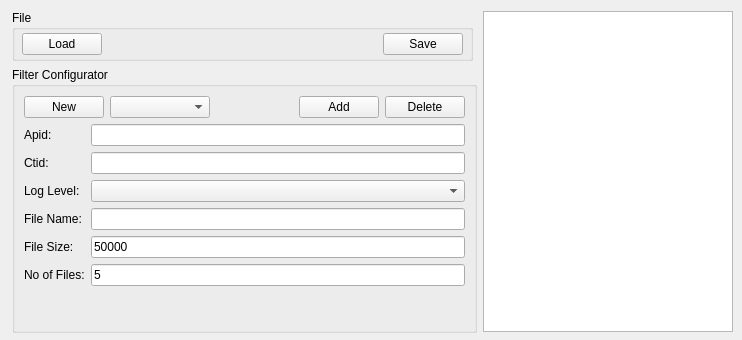
<?xml version="1.0" encoding="UTF-8"?>
<ui version="4.0">
 <class>LogstorageConfigCreatorForm</class>
 <widget class="QWidget" name="LogstorageConfigCreatorForm">
  <property name="geometry">
   <rect>
    <x>0</x>
    <y>0</y>
    <width>742</width>
    <height>340</height>
   </rect>
  </property>
  <property name="minimumSize">
   <size>
    <width>742</width>
    <height>340</height>
   </size>
  </property>
  <property name="maximumSize">
   <size>
    <width>742</width>
    <height>340</height>
   </size>
  </property>
  <property name="windowTitle">
   <string>Form</string>
  </property>
  <widget class="QWidget" name="">
   <property name="geometry">
    <rect>
     <x>12</x>
     <y>10</y>
     <width>721</width>
     <height>323</height>
    </rect>
   </property>
   <layout class="QHBoxLayout" name="horizontalLayout_2">
    <item>
     <layout class="QVBoxLayout" name="verticalLayout_2">
      <item>
       <widget class="QGroupBox" name="groupBox_2">
        <property name="minimumSize">
         <size>
          <width>461</width>
          <height>51</height>
         </size>
        </property>
        <property name="maximumSize">
         <size>
          <width>461</width>
          <height>51</height>
         </size>
        </property>
        <property name="title">
         <string>File</string>
        </property>
        <widget class="QWidget" name="layoutWidget">
         <property name="geometry">
          <rect>
           <x>10</x>
           <y>20</y>
           <width>441</width>
           <height>29</height>
          </rect>
         </property>
         <layout class="QHBoxLayout" name="horizontalLayout_3">
          <item>
           <widget class="QPushButton" name="pushButton_LoadFile">
            <property name="toolTip">
             <string>Load a configuration file</string>
            </property>
            <property name="text">
             <string>Load</string>
            </property>
           </widget>
          </item>
          <item>
           <spacer name="horizontalSpacer_2">
            <property name="orientation">
             <enum>Qt::Horizontal</enum>
            </property>
            <property name="sizeHint" stdset="0">
             <size>
              <width>258</width>
              <height>20</height>
             </size>
            </property>
           </spacer>
          </item>
          <item>
           <widget class="QPushButton" name="pushButton_SaveFile">
            <property name="text">
             <string>Save</string>
            </property>
           </widget>
          </item>
         </layout>
        </widget>
       </widget>
      </item>
      <item>
       <widget class="QGroupBox" name="groupBox">
        <property name="minimumSize">
         <size>
          <width>461</width>
          <height>215</height>
         </size>
        </property>
        <property name="maximumSize">
         <size>
          <width>16777215</width>
          <height>16777215</height>
         </size>
        </property>
        <property name="title">
         <string>Filter Configurator</string>
        </property>
        <layout class="QVBoxLayout" name="verticalLayout">
         <item>
          <layout class="QHBoxLayout" name="horizontalLayout">
           <item>
            <widget class="QPushButton" name="pushButton_New">
             <property name="toolTip">
              <string>New filter configuration</string>
             </property>
             <property name="text">
              <string>New</string>
             </property>
            </widget>
           </item>
           <item>
            <widget class="QComboBox" name="comboBox_filter">
             <property name="minimumSize">
              <size>
               <width>100</width>
               <height>0</height>
              </size>
             </property>
             <property name="toolTip">
              <string>Shows currently edited filter</string>
             </property>
            </widget>
           </item>
           <item>
            <spacer name="horizontalSpacer_3">
             <property name="orientation">
              <enum>Qt::Horizontal</enum>
             </property>
             <property name="sizeHint" stdset="0">
              <size>
               <width>40</width>
               <height>20</height>
              </size>
             </property>
            </spacer>
           </item>
           <item>
            <widget class="QPushButton" name="pushButton_Add">
             <property name="toolTip">
              <string>Add filter to configuration</string>
             </property>
             <property name="text">
              <string>Add</string>
             </property>
            </widget>
           </item>
           <item>
            <widget class="QPushButton" name="pushButton_Delete">
             <property name="toolTip">
              <string>Delete filter from configuration</string>
             </property>
             <property name="text">
              <string>Delete</string>
             </property>
            </widget>
           </item>
          </layout>
         </item>
         <item>
          <layout class="QFormLayout" name="formLayout">
           <item row="0" column="0">
            <widget class="QLabel" name="label">
             <property name="toolTip">
              <string>Application Identifier</string>
             </property>
             <property name="text">
              <string>Apid:</string>
             </property>
            </widget>
           </item>
           <item row="0" column="1">
            <widget class="QLineEdit" name="lineEdit_apid"/>
           </item>
           <item row="1" column="0">
            <widget class="QLabel" name="label_2">
             <property name="toolTip">
              <string>Context Identifier</string>
             </property>
             <property name="text">
              <string>Ctid:</string>
             </property>
            </widget>
           </item>
           <item row="1" column="1">
            <widget class="QLineEdit" name="lineEdit_ctid"/>
           </item>
           <item row="2" column="0">
            <widget class="QLabel" name="label_3">
             <property name="text">
              <string>Log Level:</string>
             </property>
            </widget>
           </item>
           <item row="2" column="1">
            <widget class="QComboBox" name="comboBox_level"/>
           </item>
           <item row="3" column="0">
            <widget class="QLabel" name="label_4">
             <property name="toolTip">
              <string>Logfile name</string>
             </property>
             <property name="text">
              <string>File Name:</string>
             </property>
            </widget>
           </item>
           <item row="3" column="1">
            <widget class="QLineEdit" name="lineEdit_fname">
             <property name="maxLength">
              <number>30</number>
             </property>
            </widget>
           </item>
           <item row="4" column="0">
            <widget class="QLabel" name="label_5">
             <property name="toolTip">
              <string>in Bytes</string>
             </property>
             <property name="text">
              <string>File Size:</string>
             </property>
            </widget>
           </item>
           <item row="4" column="1">
            <widget class="QLineEdit" name="lineEdit_fsize">
             <property name="text">
              <string>50000</string>
             </property>
            </widget>
           </item>
           <item row="5" column="0">
            <widget class="QLabel" name="label_6">
             <property name="toolTip">
              <string/>
             </property>
             <property name="text">
              <string>No of Files:</string>
             </property>
            </widget>
           </item>
           <item row="5" column="1">
            <widget class="QLineEdit" name="lineEdit_nofiles">
             <property name="text">
              <string>5</string>
             </property>
             <property name="maxLength">
              <number>32762</number>
             </property>
            </widget>
           </item>
          </layout>
         </item>
        </layout>
       </widget>
      </item>
     </layout>
    </item>
    <item>
     <widget class="QTextEdit" name="textEdit">
      <property name="minimumSize">
       <size>
        <width>250</width>
        <height>321</height>
       </size>
      </property>
      <property name="maximumSize">
       <size>
        <width>250</width>
        <height>321</height>
       </size>
      </property>
      <property name="readOnly">
       <bool>true</bool>
      </property>
     </widget>
    </item>
   </layout>
  </widget>
 </widget>
 <resources/>
 <connections/>
</ui>
